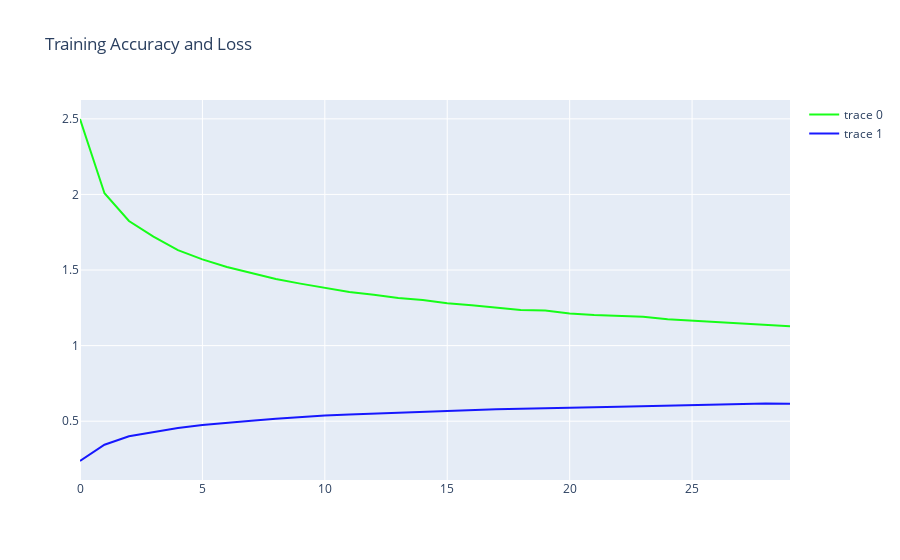

The notebook cell saved with this chart:
### Markdown cell above
# 5. Plotting Results

### Code cell
x_ = np.array(range(len(history.history['loss']))) # get loss values from the history
trace1 = go.Scatter(
        x = x_,
        y = history.history['loss'], # get loss values from the history
        mode = "lines",
        marker = dict(color = "rgba(0,255,0,0.9)"),
        text = "Loss"
)
trace2 = go.Scatter(
        x = x_,
        y = history.history['accuracy'],# get accuracy values from the history
        mode = "lines",
        marker = dict(color = "rgba(0,0,255,0.9)"),
        text = "Accuracy"
)
data = [trace1,trace2]
layout = dict(title = "Training Accuracy and Loss")
fig = dict(data = data,layout=layout)
iplot(fig)

### Figure 1 — Plotly figure (JSON) as saved in the notebook; plotly's stock layout.template omitted (floating-point values rounded to 4 significant figures)
{"data": [{"marker": {"color": "rgba(0,255,0,0.9)"}, "mode": "lines", "text": "Loss", "type": "scatter", "x": [0, 1, 2, 3, 4, 5, 6, 7, 8, 9, 10, 11, 12, 13, 14, 15, 16, 17, 18, 19, 20, 21, 22, 23, 24, 25, 26, 27, 28, 29], "y": [2.499, 2.008, 1.824, 1.72, 1.631, 1.57, 1.52, 1.481, 1.441, 1.41, 1.383, 1.354, 1.336, 1.315, 1.301, 1.28, 1.267, 1.25, 1.236, 1.233, 1.213, 1.202, 1.197, 1.19, 1.174, 1.165, 1.152, 1.143, 1.132, 1.127]}, {"marker": {"color": "rgba(0,0,255,0.9)"}, "mode": "lines", "text": "Accuracy", "type": "scatter", "x": [0, 1, 2, 3, 4, 5, 6, 7, 8, 9, 10, 11, 12, 13, 14, 15, 16, 17, 18, 19, 20, 21, 22, 23, 24, 25, 26, 27, 28, 29], "y": [0.2366, 0.3443, 0.4002, 0.4291, 0.4552, 0.4748, 0.4901, 0.5021, 0.5158, 0.5275, 0.5373, 0.5441, 0.5502, 0.5572, 0.5586, 0.5673, 0.5724, 0.5783, 0.5822, 0.5838, 0.5905, 0.5921, 0.5951, 0.5987, 0.6031, 0.604, 0.609, 0.6117, 0.6166, 0.6161]}], "layout": {"title": {"text": "Training Accuracy and Loss"}}}
